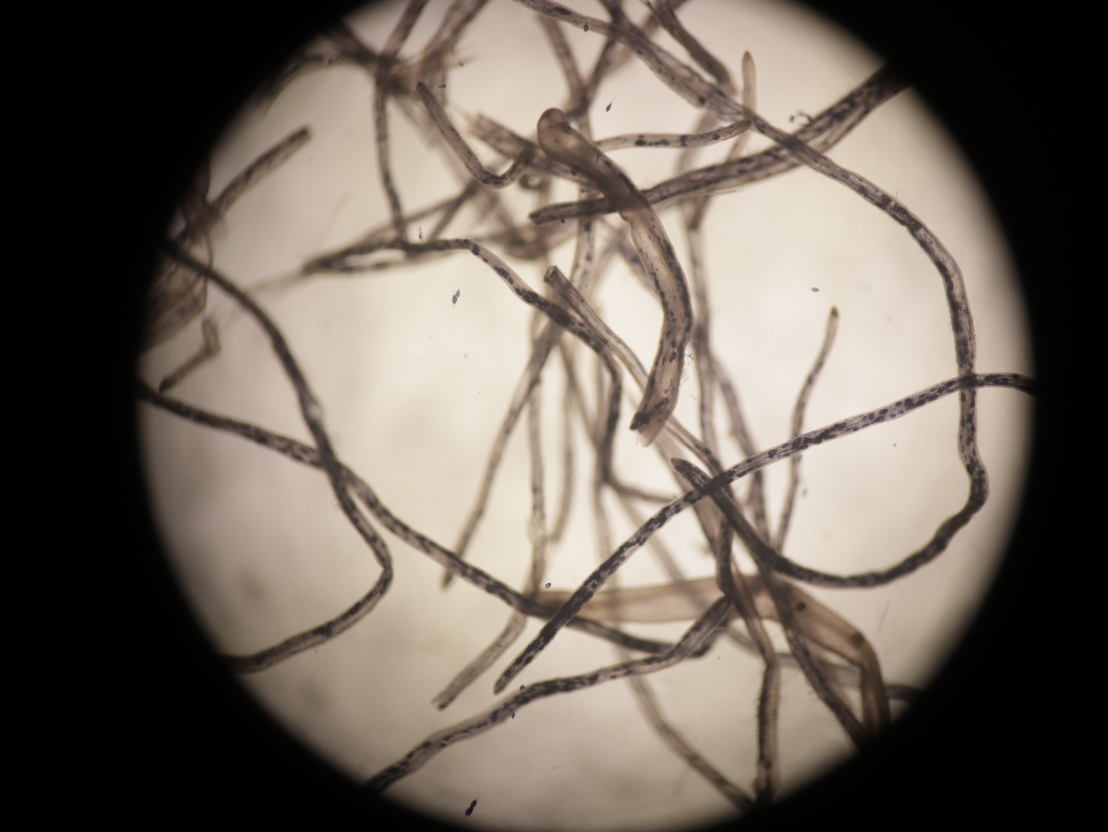
#> input picture Sample_photos/clear1.JPG, 5536 x 4160 px (shown at 1/5 size); its folder holds only this picture in this run
$ python -i amfinder_segmentation.py   (imports and definitions only)
#> lines starting #> are read from the running program, lines starting #| are printed output that depends on the picture
### amf/amfinder_config.py
# AMFinder - amfinder_config.py
#
# MIT License
# Copyright (c) 2021 Edouard Evangelisti, Carl Turner
#
# Permission is hereby granted, free of charge, to any person obtaining a copy
# of this software and associated documentation files (the "Software"), to
# deal in the Software without restriction, including without limitation the
# rights to use, copy, modify, merge, publish, distribute, sublicense, and/or
# sell copies of the Software, and to permit persons to whom the Software is
# furnished to do so, subject to the following conditions:
#
# The above copyright notice and this permission notice shall be included in
# all copies or substantial portions of the Software.
#
# THE SOFTWARE IS PROVIDED "AS IS", WITHOUT WARRANTY OF ANY KIND, EXPRESS OR
# IMPLIED, INCLUDING BUT NOT LIMITED TO THE WARRANTIES OF MERCHANTABILITY,
# FITNESS FOR A PARTICULAR PURPOSE AND NONINFRINGEMENT. IN NO EVENT SHALL THE
# AUTHORS OR COPYRIGHT HOLDERS BE LIABLE FOR ANY CLAIM, DAMAGES OR OTHER
# LIABILITY, WHETHER IN AN ACTION OF CONTRACT, TORT OR OTHERWISE, ARISING
# FROM, OUT OF OR IN CONNECTION WITH THE SOFTWARE OR THE USE OR OTHER DEALINGS
# IN THE SOFTWARE.


"""
AMFinder configuration module.
Read command-line arguments and store user settings.

Variables
------------
:HEADERS: Table headers for the different annotation levels.
:PAR: User settings.

Functions
------------
:function string_of_level: Returns the CNN name for the given prediction level.
:function tsv_name: Return the TSV file corresponding to the current annotation level.
:function human_redable_header: Human-readable annotation class labels.
:function get: Retrieve the value associated with the given parameter ID.
:function colonization: Indicate whether the current level is level 1 (colonization).
:function intra_struct: Indicate whether the current level is level 2 (structures).
:function set: Assign a new value to the given parameter ID.
:function training_subparser: Define the command-line parser used in training mode.
:function prediction_subparser: Define the command-line parser used in prediction mode.
:function build_arg_parser: Build the full command-line parser.
:function import_settings: Read tile size from `settings.json`.
:function get_input_files: Return the list of vaid input images (based on MIME type).
:function initialize: Read command-line arguments and store user-defined values.
"""


import os
import glob
import yaml
import datetime
import mimetypes
import amfinder_zipfile as zf
from argparse import ArgumentParser
from argparse import RawTextHelpFormatter

import amfinder_log as AmfLog


HEADERS = [['Y', 'N', 'X'], ['A', 'V', 'H', 'I']]
HUMAN_HEADERS = [['M+', 'M−', 'Other'], ['Arb', 'Ves', 'Hyp', 'IH']]
DESCRIPTIONS = [['colonized', 'non-colonised', 'background'],
                ['arbuscules', 'vesicles', 'hyphopodia', 'intraradical hyphae']]

PAR = {
    'run_mode': None,
    'level': 1,
    'model': None,
    'tile_edge': 126,
    'input_files': ['*.jpg'],
    'batch_size': 32,
    'learning_rate': 0.001,
    'drop': True,
    'epochs': 100,
    'vfrac': 15,
    'threshold': 0.5,
    'data_augm': False,
    'save_augmented_tiles': 0,
    'summary': False,
    'patience': 12,
    'outdir': os.getcwd(),
    'header': HEADERS[0],
    'generator': None,
    'discriminator': None,
    'super_resolution': False,
    'save_conv2d_kernels': False,
    'save_conv2d_outputs': False,
    'colormap': 'plasma',
    'monitors': {
        'csv_logger': None,
        'early_stopping': None,
        'reduce_lr_on_plateau': None,
        'model_checkpoint': None,
    }
}


APP_PATH = os.path.dirname(os.path.realpath(__file__))


# [48 lines left out: functions get_appdir, invite, get_class_documentation, string_of_level, tsv_name, human_redable_header, not called in this run]


def get(id):
    """
    Retrieve application settings.

    :param id: Unique identifier.
    """

    id = id.lower()

    if id in PAR:

        # Special case, look into a specific folder.
        if id in ['generator', 'discriminator', 'model'] and \
           PAR[id] is not None:

            return os.path.join(get_appdir(),
                                'trained_networks',
                                os.path.basename(PAR[id]))

        else:

            return PAR[id]

    elif id in PAR['monitors']:

        return PAR['monitors'][id]

    else:

        AmfLog.warning(f'Unknown parameter {id}')
        return None


# [409 lines left out: functions colonization, intra_struct, set, training_subparser, prediction_subparser, diagnostic_subparser and 6 more, not called in this run]

### amf/amfinder_segmentation.py
# AMFinder - amfinder_segmentation.py
#
# MIT License
# Copyright (c) 2021 Edouard Evangelisti, Carl Turner
#
# Permission is hereby granted, free of charge, to any person obtaining a copy
# of this software and associated documentation files (the "Software"), to
# deal in the Software without restriction, including without limitation the
# rights to use, copy, modify, merge, publish, distribute, sublicense, and/or
# sell copies of the Software, and to permit persons to whom the Software is
# furnished to do so, subject to the following conditions:
#
# The above copyright notice and this permission notice shall be included in
# all copies or substantial portions of the Software.
#
# THE SOFTWARE IS PROVIDED "AS IS", WITHOUT WARRANTY OF ANY KIND, EXPRESS OR
# IMPLIED, INCLUDING BUT NOT LIMITED TO THE WARRANTIES OF MERCHANTABILITY,
# FITNESS FOR A PARTICULAR PURPOSE AND NONINFRINGEMENT. IN NO EVENT SHALL THE
# AUTHORS OR COPYRIGHT HOLDERS BE LIABLE FOR ANY CLAIM, DAMAGES OR OTHER
# LIABILITY, WHETHER IN AN ACTION OF CONTRACT, TORT OR OTHERWISE, ARISING
# FROM, OUT OF OR IN CONNECTION WITH THE SOFTWARE OR THE USE OR OTHER DEALINGS
# IN THE SOFTWARE.

"""
Image Segmentation.

Crop tiles (squares) and apply diverse image modifications.

Constants
-----------
INTERPOLATION - Interpolation mode for image resizing.

Functions
------------
:function tile: Extracts a tile from a large image.
:function preprocess: Convert a tile list to NumPy array and normalise pixels.
"""

import pyvips
import random
# [1 line not run here, left out]
import numpy as np

import amfinder_model as AmfModel
import amfinder_config as AmfConfig
import amfinder_log as AmfLog
from PIL import Image as PILImage


# Not the best quality, but optimized for speed.
# To check availability, type in a terminal: vips -l interpolate
# [1 line that did not run here, left out]


# [190 lines left out: functions load, _np_to_pyvips, _pyvips_to_np, load_image, tile_from_array, preprocess_flexible and 3 more, not called in this run]


def mosaic(image, edge=None):

    edge = edge if edge is not None else AmfConfig.get('tile_edge')

    nrows = int(image.height // edge)
    ncols = int(image.width // edge)

    if nrows == 0 or ncols == 0:

        AmfLog.warning('Tile size ({edge} pixels) is too large')
        return None

    else:

        tiles = []

        for r in range(nrows):

            for c in range(ncols):

                tiles.append(tile(image, r, c, edge))

        return tiles

>>> import cv2
>>> picture = cv2.imread('../Sample_photos/clear1.JPG', cv2.IMREAD_GRAYSCALE)
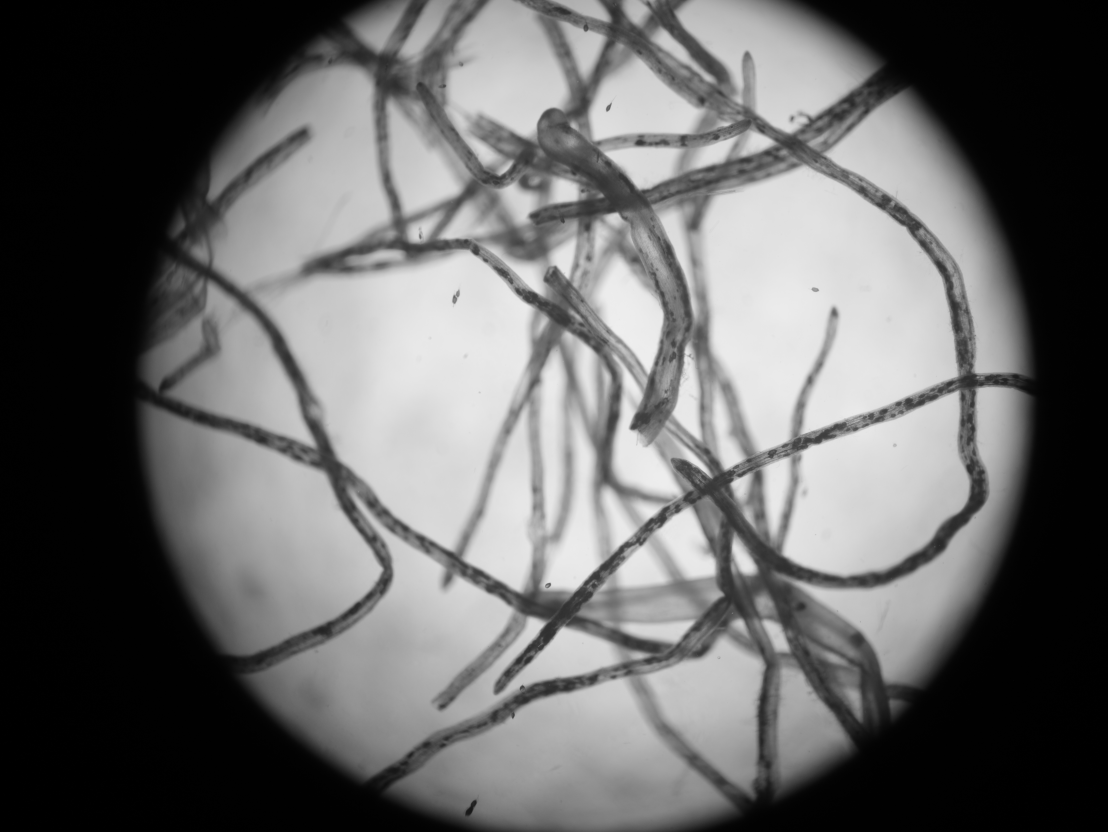
#> picture: shape (4160, 5536) (shown at 1/5 size); min 0, max 239, mean 104.9
>>> result = mosaic(picture)
#> (the run stopped early here; a loop or call above may not have finished)
